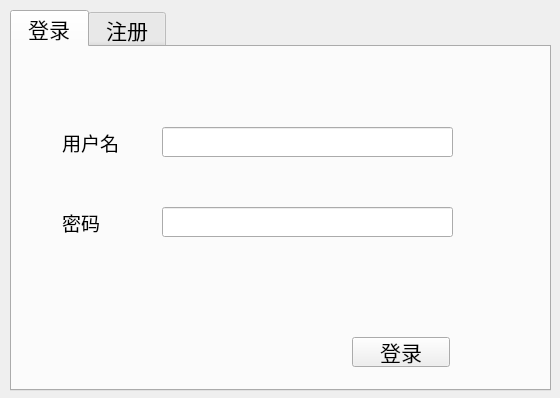
<?xml version="1.0" encoding="UTF-8"?>
<ui version="4.0">
 <class>LoginDialog</class>
 <widget class="QWidget" name="LoginDialog">
  <property name="geometry">
   <rect>
    <x>0</x>
    <y>0</y>
    <width>560</width>
    <height>398</height>
   </rect>
  </property>
  <property name="minimumSize">
   <size>
    <width>560</width>
    <height>398</height>
   </size>
  </property>
  <property name="maximumSize">
   <size>
    <width>560</width>
    <height>398</height>
   </size>
  </property>
  <property name="windowTitle">
   <string>Form</string>
  </property>
  <widget class="QTabWidget" name="tabWidget">
   <property name="geometry">
    <rect>
     <x>10</x>
     <y>10</y>
     <width>541</width>
     <height>381</height>
    </rect>
   </property>
   <property name="font">
    <font>
     <pointsize>16</pointsize>
    </font>
   </property>
   <property name="currentIndex">
    <number>0</number>
   </property>
   <widget class="QWidget" name="tab">
    <attribute name="title">
     <string> 登录 </string>
    </attribute>
    <widget class="QLabel" name="lb_name">
     <property name="geometry">
      <rect>
       <x>50</x>
       <y>80</y>
       <width>81</width>
       <height>30</height>
      </rect>
     </property>
     <property name="font">
      <font>
       <pointsize>14</pointsize>
      </font>
     </property>
     <property name="text">
      <string>用户名 </string>
     </property>
    </widget>
    <widget class="QLineEdit" name="le_name">
     <property name="geometry">
      <rect>
       <x>150</x>
       <y>80</y>
       <width>291</width>
       <height>30</height>
      </rect>
     </property>
    </widget>
    <widget class="QLabel" name="lb_password">
     <property name="geometry">
      <rect>
       <x>50</x>
       <y>160</y>
       <width>81</width>
       <height>30</height>
      </rect>
     </property>
     <property name="font">
      <font>
       <pointsize>14</pointsize>
      </font>
     </property>
     <property name="text">
      <string>密码</string>
     </property>
    </widget>
    <widget class="QLineEdit" name="le_password">
     <property name="geometry">
      <rect>
       <x>150</x>
       <y>160</y>
       <width>291</width>
       <height>30</height>
      </rect>
     </property>
     <property name="echoMode">
      <enum>QLineEdit::Password</enum>
     </property>
    </widget>
    <widget class="QPushButton" name="pb_login">
     <property name="geometry">
      <rect>
       <x>340</x>
       <y>290</y>
       <width>98</width>
       <height>30</height>
      </rect>
     </property>
     <property name="text">
      <string>登录</string>
     </property>
    </widget>
   </widget>
   <widget class="QWidget" name="tab_2">
    <attribute name="title">
     <string> 注册 </string>
    </attribute>
    <widget class="QLineEdit" name="le_register_name">
     <property name="geometry">
      <rect>
       <x>150</x>
       <y>20</y>
       <width>291</width>
       <height>30</height>
      </rect>
     </property>
    </widget>
    <widget class="QLabel" name="lb_register_name">
     <property name="geometry">
      <rect>
       <x>40</x>
       <y>20</y>
       <width>81</width>
       <height>30</height>
      </rect>
     </property>
     <property name="font">
      <font>
       <pointsize>14</pointsize>
      </font>
     </property>
     <property name="text">
      <string>用户名 </string>
     </property>
    </widget>
    <widget class="QLineEdit" name="le_register_password">
     <property name="geometry">
      <rect>
       <x>150</x>
       <y>70</y>
       <width>291</width>
       <height>30</height>
      </rect>
     </property>
     <property name="echoMode">
      <enum>QLineEdit::Password</enum>
     </property>
    </widget>
    <widget class="QPushButton" name="pb_register">
     <property name="geometry">
      <rect>
       <x>220</x>
       <y>300</y>
       <width>98</width>
       <height>30</height>
      </rect>
     </property>
     <property name="text">
      <string>注册</string>
     </property>
    </widget>
    <widget class="QLabel" name="lb_register_password">
     <property name="geometry">
      <rect>
       <x>40</x>
       <y>70</y>
       <width>81</width>
       <height>30</height>
      </rect>
     </property>
     <property name="font">
      <font>
       <pointsize>14</pointsize>
      </font>
     </property>
     <property name="text">
      <string>密码</string>
     </property>
    </widget>
    <widget class="QLineEdit" name="le_register_confirm">
     <property name="geometry">
      <rect>
       <x>150</x>
       <y>120</y>
       <width>291</width>
       <height>30</height>
      </rect>
     </property>
     <property name="echoMode">
      <enum>QLineEdit::Password</enum>
     </property>
    </widget>
    <widget class="QLabel" name="lb_register_confirm">
     <property name="geometry">
      <rect>
       <x>40</x>
       <y>120</y>
       <width>101</width>
       <height>30</height>
      </rect>
     </property>
     <property name="font">
      <font>
       <pointsize>14</pointsize>
      </font>
     </property>
     <property name="text">
      <string>确认密码</string>
     </property>
    </widget>
    <widget class="QPushButton" name="pb_register_clear">
     <property name="geometry">
      <rect>
       <x>350</x>
       <y>300</y>
       <width>98</width>
       <height>30</height>
      </rect>
     </property>
     <property name="text">
      <string>清空</string>
     </property>
    </widget>
    <widget class="QGroupBox" name="gb_like">
     <property name="geometry">
      <rect>
       <x>20</x>
       <y>170</y>
       <width>501</width>
       <height>111</height>
      </rect>
     </property>
     <property name="font">
      <font>
       <pointsize>12</pointsize>
      </font>
     </property>
     <property name="title">
      <string/>
     </property>
     <widget class="QCheckBox" name="cb_all">
      <property name="geometry">
       <rect>
        <x>30</x>
        <y>10</y>
        <width>101</width>
        <height>19</height>
       </rect>
      </property>
      <property name="text">
       <string>全选</string>
      </property>
     </widget>
     <widget class="QCheckBox" name="cb_allnot">
      <property name="geometry">
       <rect>
        <x>150</x>
        <y>10</y>
        <width>101</width>
        <height>19</height>
       </rect>
      </property>
      <property name="text">
       <string>全不选</string>
      </property>
     </widget>
     <widget class="QCheckBox" name="cb_food">
      <property name="geometry">
       <rect>
        <x>30</x>
        <y>40</y>
        <width>101</width>
        <height>19</height>
       </rect>
      </property>
      <property name="text">
       <string>美食</string>
      </property>
     </widget>
     <widget class="QCheckBox" name="cb_funny">
      <property name="geometry">
       <rect>
        <x>150</x>
        <y>40</y>
        <width>101</width>
        <height>19</height>
       </rect>
      </property>
      <property name="text">
       <string>搞笑</string>
      </property>
     </widget>
     <widget class="QCheckBox" name="cb_ennegy">
      <property name="geometry">
       <rect>
        <x>270</x>
        <y>40</y>
        <width>101</width>
        <height>19</height>
       </rect>
      </property>
      <property name="text">
       <string>正能量</string>
      </property>
     </widget>
     <widget class="QCheckBox" name="cb_dance">
      <property name="geometry">
       <rect>
        <x>390</x>
        <y>40</y>
        <width>101</width>
        <height>19</height>
       </rect>
      </property>
      <property name="text">
       <string>舞蹈</string>
      </property>
     </widget>
     <widget class="QCheckBox" name="cb_music">
      <property name="geometry">
       <rect>
        <x>30</x>
        <y>70</y>
        <width>101</width>
        <height>19</height>
       </rect>
      </property>
      <property name="text">
       <string>歌曲</string>
      </property>
     </widget>
     <widget class="QCheckBox" name="cb_video">
      <property name="geometry">
       <rect>
        <x>150</x>
        <y>70</y>
        <width>101</width>
        <height>19</height>
       </rect>
      </property>
      <property name="text">
       <string>影视</string>
      </property>
     </widget>
     <widget class="QCheckBox" name="cb_outside">
      <property name="geometry">
       <rect>
        <x>270</x>
        <y>70</y>
        <width>101</width>
        <height>19</height>
       </rect>
      </property>
      <property name="text">
       <string>户外</string>
      </property>
     </widget>
     <widget class="QCheckBox" name="cb_edu">
      <property name="geometry">
       <rect>
        <x>390</x>
        <y>70</y>
        <width>101</width>
        <height>19</height>
       </rect>
      </property>
      <property name="text">
       <string>教育</string>
      </property>
     </widget>
    </widget>
   </widget>
  </widget>
 </widget>
 <tabstops>
  <tabstop>le_register_name</tabstop>
  <tabstop>le_register_password</tabstop>
  <tabstop>le_register_confirm</tabstop>
  <tabstop>pb_register</tabstop>
  <tabstop>tabWidget</tabstop>
  <tabstop>le_name</tabstop>
  <tabstop>le_password</tabstop>
  <tabstop>pb_login</tabstop>
  <tabstop>pb_register_clear</tabstop>
 </tabstops>
 <resources/>
 <connections/>
</ui>
